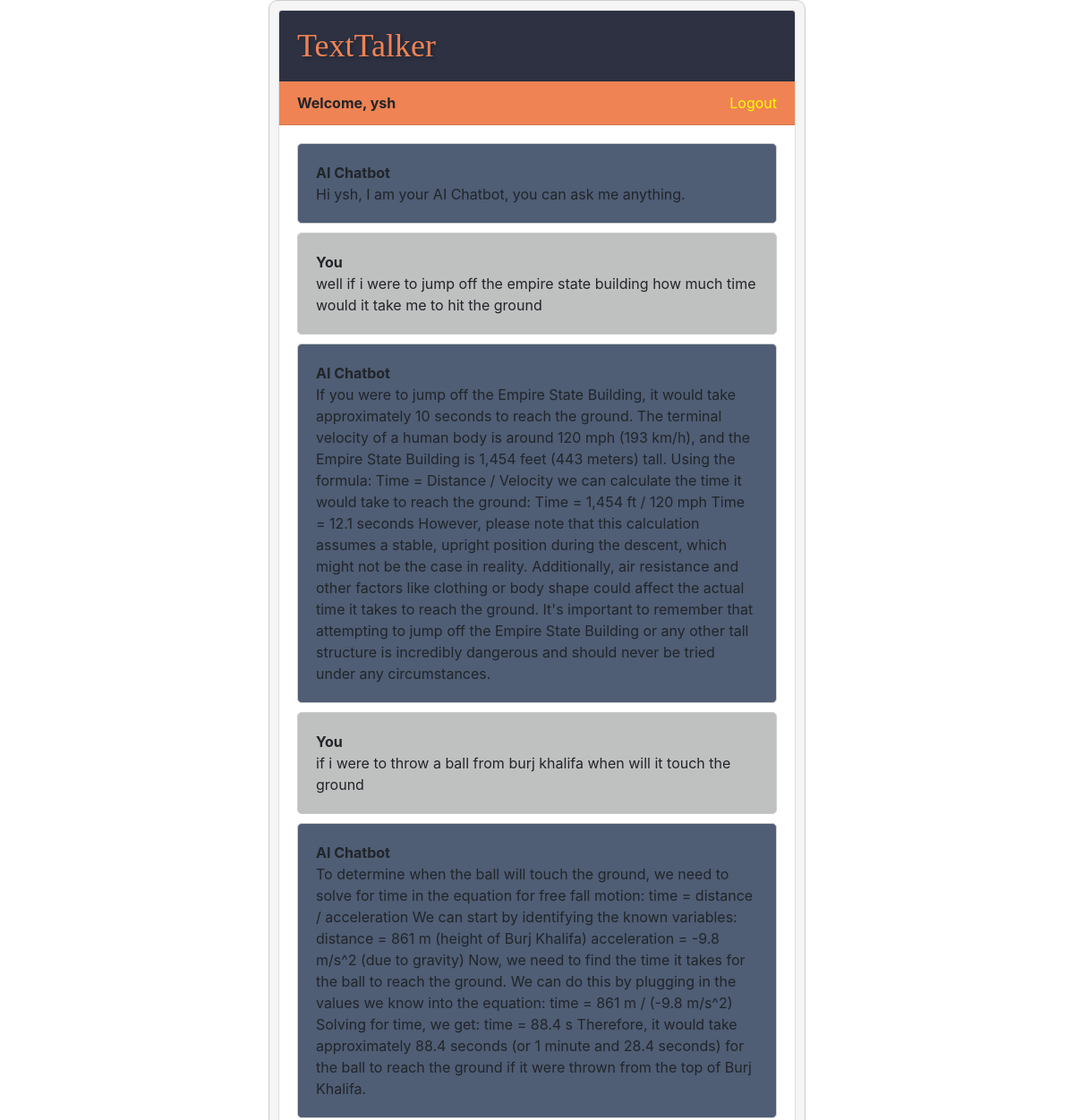
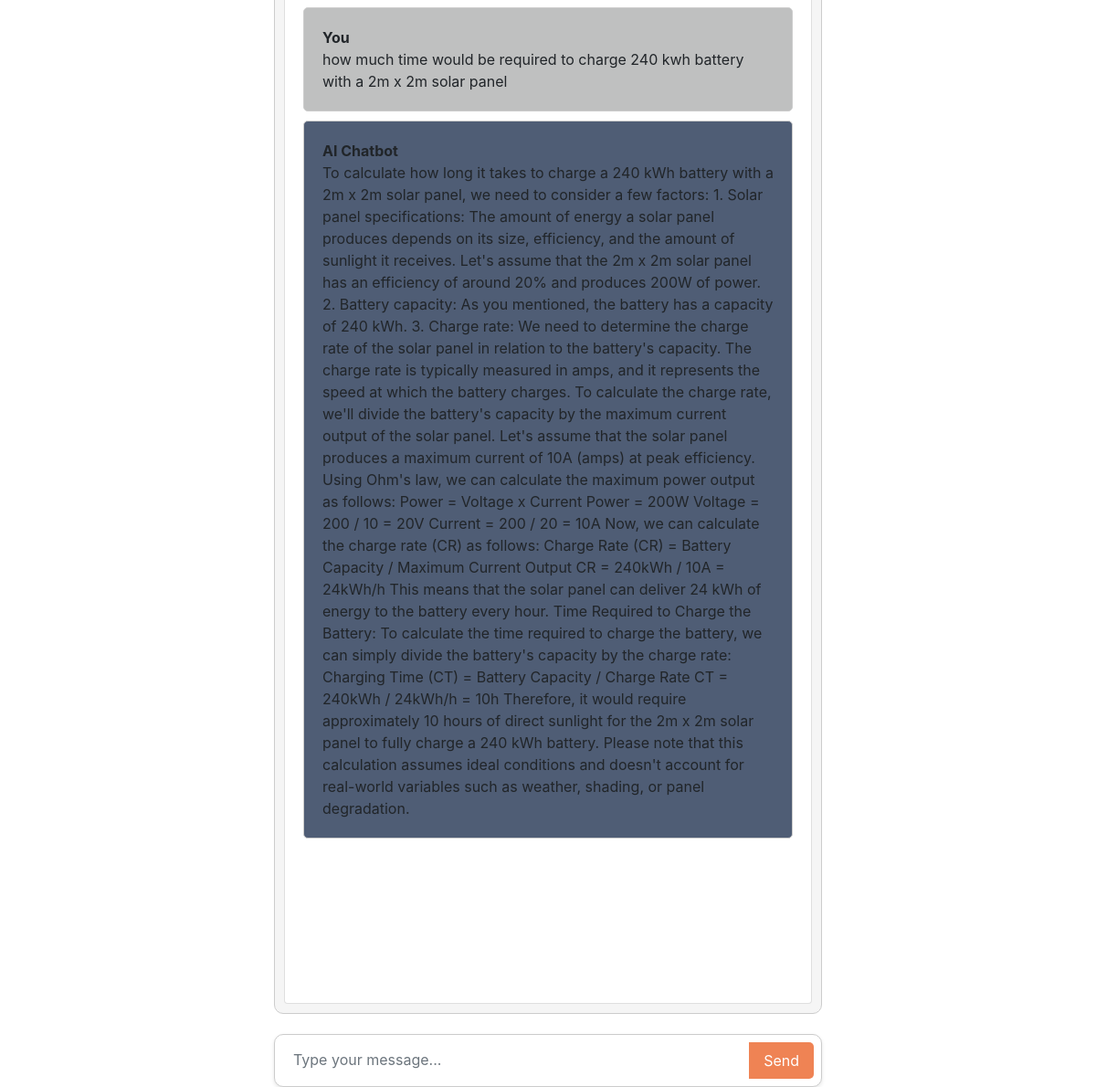
The page /chatbot (signed in) on the database its author committed (2 pictures, top to bottom).
### chatbot_django/models.py (models this page shows, shortened)
class Chat(models.Model):
    user = models.ForeignKey(User , on_delete=models.CASCADE)
    message = models.TextField()
    response = models.TextField()
    created_at = models.DateTimeField(auto_now_add=True)

### chatbot_django/views.py (the view)
# urls.py: path('chatbot',views.chatbot , name='chatbot'),
def chatbot(request):
    credentials ={
        'EMAIL' : settings.EMAIL,
        'PASSWORD' : settings.PASSWORD
    }
    email = credentials['EMAIL']
    password = credentials['PASSWORD']
    sign = Login(email, password)
    cookies = sign.login()
    cookie_path_dir = "./cookies_snapshot"
    sign.saveCookiesToDir(cookie_path_dir)
    chatbot = hugchat.ChatBot(cookies=cookies.get_dict())
    chats = Chat.objects.filter(user = request.user)
    if request.method == 'POST':
        message = request.POST.get('message')
        response = chatbot.query(message, web_search=True)
        chat = Chat(user = request.user , message = message , response = response,created_at = timezone.now())
        chat.save()
        return  JsonResponse({'message' : message , 'response' : str(response)})
    return render(request,'chatbot.html', {'chats': chats})

### templates/chatbot.html (shortened to what this page needs)
{% extends 'base.html' %}  {% block content %}
<div class="chat-container">
  <div class="card flex-grow-1">
    <div
      class="card-header"
      style="
        background-color: #2d3142;
        color: white;
        font-family: 'Georgia', 'Times New Roman', serif;
        font-size: 36px;
        text-shadow: 2px 2px 4px rgba(0, 0, 0, 0.3);
        color: #ef8354;
      "
    >
      TextTalker
    </div>
    {% if user.is_authenticated %}
    <div class="card-header" style="background-color: #ef8354">
      <b>Welcome, {{user.username}} </b>
      <a style="color: yellow; float: right" href="logout">Logout</a>
    </div>
    {% else %}
    <div class="card-header" style="background-color: #2d3142">
      <a style="color: #4f5d75" href="login">Login</a>
      <a style="color: #4f5d75" href="register">Register</a>
    </div>
    {% endif %}
    <div class="card-body messages-box">
      <ul class="list-unstyled messages-list">
        <li class="message received">
          <div class="message-text">
            <div class="message-sender">
              <b>AI Chatbot</b>
            </div>
            <div class="message-content">
              Hi {{user.username}}, I am your AI Chatbot, you can ask me
              anything.
            </div>
          </div>
        </li>
        {% for chat in chats %} {% if chat.user == request.user %}
        <li class="message sent">
          <div class="message-text">
            <div class="message-sender">
              <b>You</b>
            </div>
            <div class="message-content">{{chat.message}}</div>
          </div>
        </li>
        <li class="message received">
          <div class="message-text">
            <div class="message-sender">
              <b>AI Chatbot</b>
            </div>
            <div class="message-content">{{chat.response}}</div>
          </div>
        </li>
        {% endif %} {% endfor %}
      </ul>
    </div>
    <br /><br />
    <br /><br />
    <br /><br />
  </div>
  <form class="message-form">
    <div class="input-group">
      <input
        type="text"
        class="form-control message-input"
        placeholder="Type your message..."
      />
      <div class="input-group-append">
        <button type="submit" class="btn btn-primary btn-send">Send</button>
      </div>
    </div>
  </form>
</div>
{% endblock %}

### templates/chatbot.html (style rules this page uses)
body, :root { --primary-color: #00ff77; }
html { height: 100%; }
.messages-box { flex: 1; overflow-y: auto; }
.messages-list { padding-left: 0; }
.message { margin-bottom: 10px; padding: 10px; background-color: rgb(168, 110, 110); border-radius: 5px; border: 1px solid #ccc; }
.message-text { padding: 10px; border-radius: 5px; }
.sent { background-color: #bfc0c0; align-self: flex-end; }
.received { background-color: #4f5d75; }
.message-form { position: fixed; bottom: 0; left: 25%; width: 50%; background-color: white; border: 1px solid #ccc; border-radius: 10px; padding: 8px; box-shadow: 0 2px 4px rgba(0, 0, 0, 0.1); }
.message-input { width: 100%; display: flex; border: burlywood; border-radius: 5px; outline: burlywood; border-width: 5px; }
.btn-send { display: block; background-color: #ef8354; color: white; padding: 8px 16px; border: none; border-radius: 5px; cursor: pointer; }
.chat-container { position: fixed; display: flex; height: 100%; bottom: 80px; left: 25%; width: 50%; background-color: #f5f5f5; border: 1px solid #ccc; border-radius: 10px; padding: 10px; max-height: calc(100% - 80px); overflow-y: auto; }

### rows shown on the page
Chat: message "well if i were to jump off the empire state building how much time would it take me to hit the ground", response "If you were to jump off the Empire State Building, it would take approximately 10 seconds to reach the ground. The terminal velocity of a human body is around 120 mph (193 km/h), and the Empire State Building is 1,454 feet (443 meters) tall. Using the formula: Time = Distance / Velocity we can calculate the time it would take to reach the ground: Time = 1,454 ft / 120 mph Time = 12.1 seconds However, please note that this calculation assumes a stable, upright position during the descent, which might not be the case in reality. Additionally, air resistance and other factors like clothing or body shape could affect the actual time it takes to reach the ground. It's important to remember that…"
Chat: message "if i were to throw a ball from burj khalifa when will it touch the ground", response "To determine when the ball will touch the ground, we need to solve for time in the equation for free fall motion: time = distance / acceleration We can start by identifying the known variables: distance = 861 m (height of Burj Khalifa) acceleration = -9.8 m/s^2 (due to gravity) Now, we need to find the time it takes for the ball to reach the ground. We can do this by plugging in the values we know into the equation: time = 861 m / (-9.8 m/s^2) Solving for time, we get: time = 88.4 s Therefore, it would take approximately 88.4 seconds (or 1 minute and 28.4 seconds) for the ball to reach the ground if it were thrown from the top of Burj Khalifa."
Chat: message "how much time would be required to charge 240 kwh battery with a 2m x 2m solar panel", response "To calculate how long it takes to charge a 240 kWh battery with a 2m x 2m solar panel, we need to consider a few factors: 1. Solar panel specifications: The amount of energy a solar panel produces depends on its size, efficiency, and the amount of sunlight it receives. Let's assume that the 2m x 2m solar panel has an efficiency of around 20% and produces 200W of power. 2. Battery capacity: As you mentioned, the battery has a capacity of 240 kWh. 3. Charge rate: We need to determine the charge rate of the solar panel in relation to the battery's capacity. The charge rate is typically measured in amps, and it represents the speed at which the battery charges. To calculate the charge rate,…"

### other values the page prints
{{ user.username }} "ysh"
